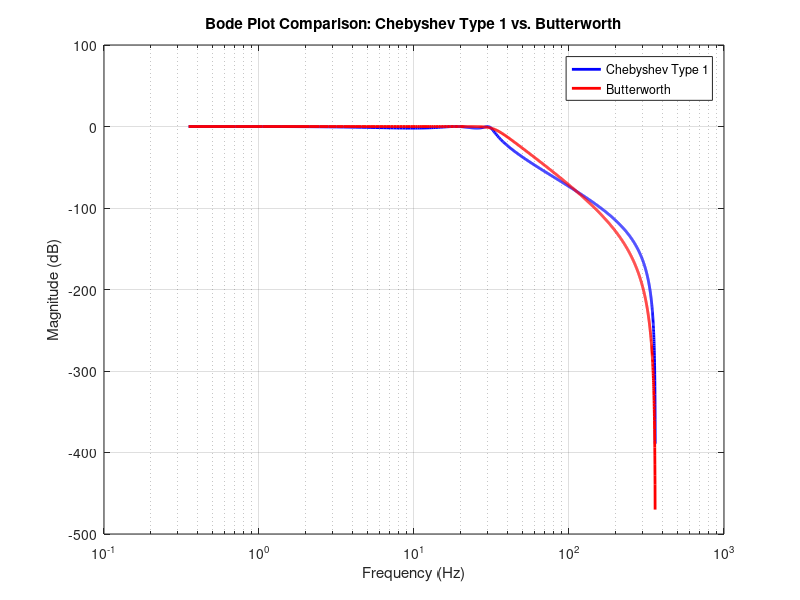
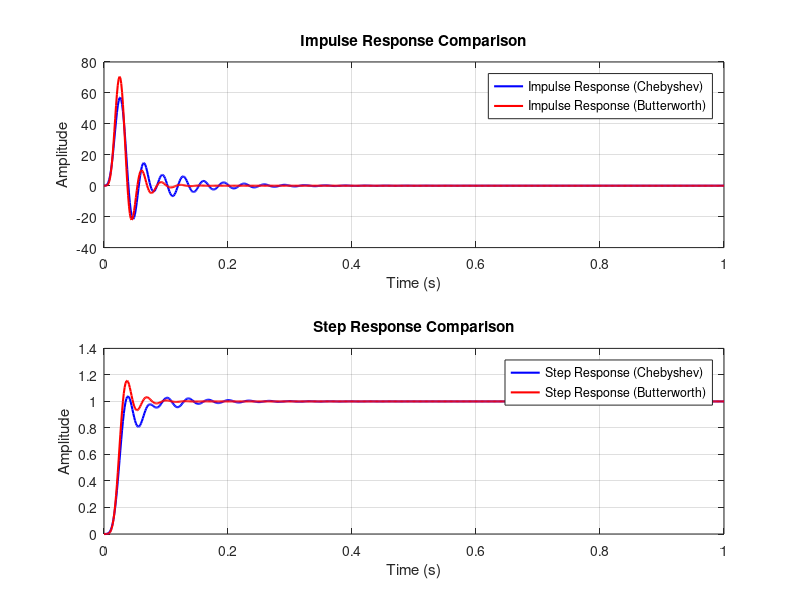

MATLAB code to generate these figures, in order:
Apass = 2;          
Astop = 40;         
Fs = 720;           
Fpass = 10;         
Fstop = 20;        

Wp = 2*pi*(Fpass/Fs);
Ws = 2*pi*(Fstop/Fs);

% Chebyshev Type 1 filter
[N_cheb, Wn_cheb] = cheb1ord(Wp, Ws, Apass, Astop);
[b_cheb, a_cheb] = cheby1(N_cheb, Apass, Wn_cheb, "low");
H_cheb = tf(b_cheb, a_cheb, 1/Fs);

% Butterworth filter
[N_butter, Wn_butter] = buttord(Wp, Ws, Apass, Astop);
[b_butter, a_butter] = butter(N_butter, Wn_butter, "low");
H_butter = tf(b_butter, a_butter, 1/Fs);

% (1) Order comparision
fprintf('Chebyshev Type 1 Filter Order: %d\n', N_cheb);
fprintf('Butterworth Filter Order: %d\n', N_butter);

% Frequency response for Chebyshev Type 1 filter
[H_c, f_c] = freqz(b_cheb, a_cheb, 1024, Fs);

% Frequency response for Butterworth filter
[H_b, f_b] = freqz(b_butter, a_butter, 1024, Fs);

% (2) Bode plots
figure;
semilogx(f_c, 20*log10(abs(H_c)), 'b', 'LineWidth', 2);
hold on;
semilogx(f_b, 20*log10(abs(H_b)), 'r', 'LineWidth', 2);

xlabel('Frequency (Hz)');
ylabel('Magnitude (dB)');
title('Bode Plot Comparison: Chebyshev Type 1 vs. Butterworth');
legend('Chebyshev Type 1', 'Butterworth');
grid on;
hold off;

% (3) Impulse and Step responses comparision
t = (0:1/Fs:1);

impulse_response_cheb = impulse(H_cheb, t);
step_response_cheb = step(H_cheb, t);

impulse_response_butter = impulse(H_butter, t);
step_response_butter = step(H_butter, t);

figure;
subplot(2, 1, 1);
plot(t, impulse_response_cheb, 'b', 'LineWidth', 1.5, 'DisplayName', 'Impulse Response (Chebyshev)');
hold on;
plot(t, impulse_response_butter, 'r', 'LineWidth', 1.5, 'DisplayName', 'Impulse Response (Butterworth)');
grid on;
xlabel('Time (s)');
ylabel('Amplitude');
title('Impulse Response Comparison');
legend;

subplot(2, 1, 2);
plot(t, step_response_cheb, 'b', 'LineWidth', 1.5, 'DisplayName', 'Step Response (Chebyshev)');
hold on;
plot(t, step_response_butter, 'r', 'LineWidth', 1.5, 'DisplayName', 'Step Response (Butterworth)');
grid on;
xlabel('Time (s)');
ylabel('Amplitude');
title('Step Response Comparison');
legend;

